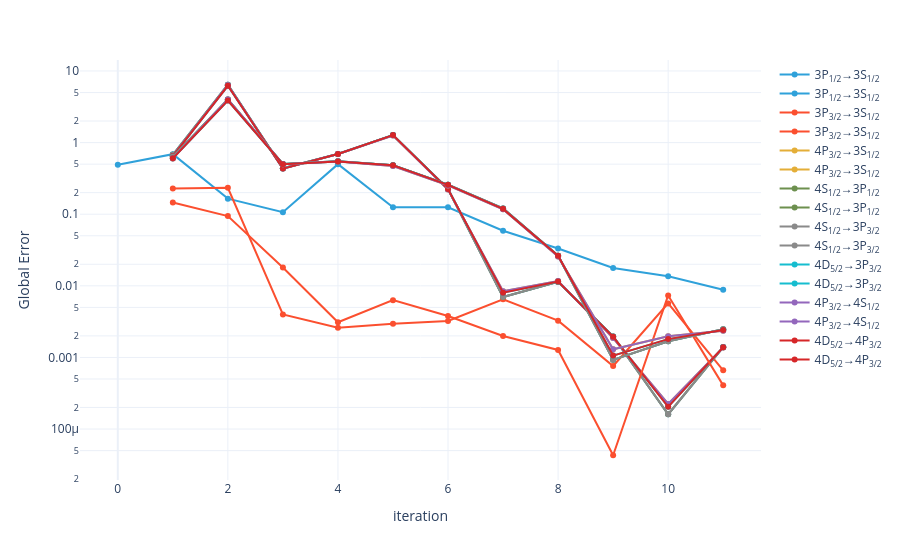

Write notebook code for a chart like this one.
### Markdown cell above
Plotting additional error estimates for each transition along with the global error estimate shows that, after about 8 iterations, the global error is a reasonable bound on the error for each transition:

### Code cell
p2 = plotly_dataarray(abs(inter['coarse_int'].diff('iteration')/inter['coarse_int'].isel(iteration=slice(1, None))).assign_coords(iteration=np.arange(1, inter['coarse_int'].sizes['iteration'])), markers=True, log_y=True)
p3 = plotly_dataarray(abs(inter['fine_int'].diff('iteration')/inter['fine_int'].isel(iteration=slice(1, None))).assign_coords(iteration=np.arange(1, inter['fine_int'].sizes['iteration'])), markers=True, log_y=True)
p1.add_traces(p2.data).add_traces(p3.data)

### Figure 1 — Plotly figure (JSON) as saved in the notebook; plotly's stock layout.template omitted (floating-point values rounded to 4 significant figures)
{"data": [{"hovertemplate": "iteration=%{x}<br>Global Error=%{y}<extra></extra>", "legendgroup": "", "line": {"color": "#2fa1da", "dash": "solid"}, "marker": {"symbol": "circle"}, "mode": "lines+markers", "name": "", "orientation": "v", "showlegend": false, "type": "scatter", "x": [0, 1, 2, 3, 4, 5, 6, 7, 8, 9, 10, 11], "xaxis": "x", "y": [0.4918, 0.6888, 0.1649, 0.1064, 0.4995, 0.1247, 0.1246, 0.05875, 0.03319, 0.0177, 0.01357, 0.008815], "yaxis": "y"}, {"hovertemplate": "Transition=3P<sub>1/2</sub>→3S<sub>1/2</sub><br>iteration=%{x}<br>Flux (photon/atom/s/sr)=%{y}<extra></extra>", "legendgroup": "3P<sub>1/2</sub>→3S<sub>1/2</sub>", "line": {"color": "#2fa1da", "dash": "solid"}, "marker": {"symbol": "circle"}, "mode": "lines+markers", "name": "3P<sub>1/2</sub>→3S<sub>1/2</sub>", "orientation": "v", "showlegend": true, "type": "scatter", "x": [1, 2, 3, 4, 5, 6, 7, 8, 9, 10, 11], "xaxis": "x", "y": [0.6763, 6.419, 0.4374, 0.694, 1.272, 0.2254, 0.006989, 0.01135, 0.001967, 0.0001608, 0.001397], "yaxis": "y"}, {"hovertemplate": "Transition=3P<sub>3/2</sub>→3S<sub>1/2</sub><br>iteration=%{x}<br>Flux (photon/atom/s/sr)=%{y}<extra></extra>", "legendgroup": "3P<sub>3/2</sub>→3S<sub>1/2</sub>", "line": {"color": "#fb4f2f", "dash": "solid"}, "marker": {"symbol": "circle"}, "mode": "lines+markers", "name": "3P<sub>3/2</sub>→3S<sub>1/2</sub>", "orientation": "v", "showlegend": true, "type": "scatter", "x": [1, 2, 3, 4, 5, 6, 7, 8, 9, 10, 11], "xaxis": "x", "y": [0.2291, 0.2339, 0.003981, 0.002599, 0.002948, 0.003237, 0.0065, 0.003264, 0.0007595, 0.005681, 0.0006619], "yaxis": "y"}, {"hovertemplate": "Transition=4P<sub>3/2</sub>→3S<sub>1/2</sub><br>iteration=%{x}<br>Flux (photon/atom/s/sr)=%{y}<extra></extra>", "legendgroup": "4P<sub>3/2</sub>→3S<sub>1/2</sub>", "line": {"color": "#e4ae38", "dash": "solid"}, "marker": {"symbol": "circle"}, "mode": "lines+markers", "name": "4P<sub>3/2</sub>→3S<sub>1/2</sub>", "orientation": "v", "showlegend": true, "type": "scatter", "x": [1, 2, 3, 4, 5, 6, 7, 8, 9, 10, 11], "xaxis": "x", "y": [0.6471, 6.342, 0.4331, 0.6917, 1.251, 0.2209, 0.008376, 0.01168, 0.001865, 0.0002245, 0.001373], "yaxis": "y"}, {"hovertemplate": "Transition=4S<sub>1/2</sub>→3P<sub>1/2</sub><br>iteration=%{x}<br>Flux (photon/atom/s/sr)=%{y}<extra></extra>", "legendgroup": "4S<sub>1/2</sub>→3P<sub>1/2</sub>", "line": {"color": "#6d904f", "dash": "solid"}, "marker": {"symbol": "circle"}, "mode": "lines+markers", "name": "4S<sub>1/2</sub>→3P<sub>1/2</sub>", "orientation": "v", "showlegend": true, "type": "scatter", "x": [1, 2, 3, 4, 5, 6, 7, 8, 9, 10, 11], "xaxis": "x", "y": [0.6764, 6.42, 0.4374, 0.694, 1.272, 0.2254, 0.006988, 0.01134, 0.001968, 0.0001609, 0.001398], "yaxis": "y"}, {"hovertemplate": "Transition=4S<sub>1/2</sub>→3P<sub>3/2</sub><br>iteration=%{x}<br>Flux (photon/atom/s/sr)=%{y}<extra></extra>", "legendgroup": "4S<sub>1/2</sub>→3P<sub>3/2</sub>", "line": {"color": "#8a8a8a", "dash": "solid"}, "marker": {"symbol": "circle"}, "mode": "lines+markers", "name": "4S<sub>1/2</sub>→3P<sub>3/2</sub>", "orientation": "v", "showlegend": true, "type": "scatter", "x": [1, 2, 3, 4, 5, 6, 7, 8, 9, 10, 11], "xaxis": "x", "y": [0.6764, 6.42, 0.4374, 0.694, 1.272, 0.2254, 0.006988, 0.01134, 0.001968, 0.0001609, 0.001398], "yaxis": "y"}, {"hovertemplate": "Transition=4D<sub>5/2</sub>→3P<sub>3/2</sub><br>iteration=%{x}<br>Flux (photon/atom/s/sr)=%{y}<extra></extra>", "legendgroup": "4D<sub>5/2</sub>→3P<sub>3/2</sub>", "line": {"color": "#16bdcf", "dash": "solid"}, "marker": {"symbol": "circle"}, "mode": "lines+markers", "name": "4D<sub>5/2</sub>→3P<sub>3/2</sub>", "orientation": "v", "showlegend": true, "type": "scatter", "x": [1, 2, 3, 4, 5, 6, 7, 8, 9, 10, 11], "xaxis": "x", "y": [0.6488, 6.215, 0.4331, 0.6927, 1.273, 0.2241, 0.008029, 0.01148, 0.001943, 0.0002043, 0.001389], "yaxis": "y"}, {"hovertemplate": "Transition=4P<sub>3/2</sub>→4S<sub>1/2</sub><br>iteration=%{x}<br>Flux (photon/atom/s/sr)=%{y}<extra></extra>", "legendgroup": "4P<sub>3/2</sub>→4S<sub>1/2</sub>", "line": {"color": "#9367bc", "dash": "solid"}, "marker": {"symbol": "circle"}, "mode": "lines+markers", "name": "4P<sub>3/2</sub>→4S<sub>1/2</sub>", "orientation": "v", "showlegend": true, "type": "scatter", "x": [1, 2, 3, 4, 5, 6, 7, 8, 9, 10, 11], "xaxis": "x", "y": [0.6471, 6.342, 0.4331, 0.6917, 1.251, 0.2209, 0.008376, 0.01168, 0.001865, 0.0002245, 0.001373], "yaxis": "y"}, {"hovertemplate": "Transition=4D<sub>5/2</sub>→4P<sub>3/2</sub><br>iteration=%{x}<br>Flux (photon/atom/s/sr)=%{y}<extra></extra>", "legendgroup": "4D<sub>5/2</sub>→4P<sub>3/2</sub>", "line": {"color": "#d62628", "dash": "solid"}, "marker": {"symbol": "circle"}, "mode": "lines+markers", "name": "4D<sub>5/2</sub>→4P<sub>3/2</sub>", "orientation": "v", "showlegend": true, "type": "scatter", "x": [1, 2, 3, 4, 5, 6, 7, 8, 9, 10, 11], "xaxis": "x", "y": [0.6488, 6.215, 0.4331, 0.6927, 1.273, 0.2241, 0.008029, 0.01148, 0.001943, 0.0002043, 0.001389], "yaxis": "y"}, {"hovertemplate": "Transition=3P<sub>1/2</sub>→3S<sub>1/2</sub><br>iteration=%{x}<br>Flux (photon/atom/s/sr)=%{y}<extra></extra>", "legendgroup": "3P<sub>1/2</sub>→3S<sub>1/2</sub>", "line": {"color": "#2fa1da", "dash": "solid"}, "marker": {"symbol": "circle"}, "mode": "lines+markers", "name": "3P<sub>1/2</sub>→3S<sub>1/2</sub>", "orientation": "v", "showlegend": true, "type": "scatter", "x": [1, 2, 3, 4, 5, 6, 7, 8, 9, 10, 11], "xaxis": "x", "y": [0.6327, 4.01, 0.5023, 0.5482, 0.4838, 0.2581, 0.1203, 0.02627, 0.0009255, 0.001686, 0.002476], "yaxis": "y"}, {"hovertemplate": "Transition=3P<sub>3/2</sub>→3S<sub>1/2</sub><br>iteration=%{x}<br>Flux (photon/atom/s/sr)=%{y}<extra></extra>", "legendgroup": "3P<sub>3/2</sub>→3S<sub>1/2</sub>", "line": {"color": "#fb4f2f", "dash": "solid"}, "marker": {"symbol": "circle"}, "mode": "lines+markers", "name": "3P<sub>3/2</sub>→3S<sub>1/2</sub>", "orientation": "v", "showlegend": true, "type": "scatter", "x": [1, 2, 3, 4, 5, 6, 7, 8, 9, 10, 11], "xaxis": "x", "y": [0.1458, 0.09424, 0.01797, 0.0031, 0.006311, 0.003797, 0.001994, 0.001271, 4.307e-05, 0.007344, 0.0004074], "yaxis": "y"}, {"hovertemplate": "Transition=4P<sub>3/2</sub>→3S<sub>1/2</sub><br>iteration=%{x}<br>Flux (photon/atom/s/sr)=%{y}<extra></extra>", "legendgroup": "4P<sub>3/2</sub>→3S<sub>1/2</sub>", "line": {"color": "#e4ae38", "dash": "solid"}, "marker": {"symbol": "circle"}, "mode": "lines+markers", "name": "4P<sub>3/2</sub>→3S<sub>1/2</sub>", "orientation": "v", "showlegend": true, "type": "scatter", "x": [1, 2, 3, 4, 5, 6, 7, 8, 9, 10, 11], "xaxis": "x", "y": [0.6016, 3.982, 0.4996, 0.5446, 0.4706, 0.2524, 0.1169, 0.02565, 0.001297, 0.001969, 0.002351], "yaxis": "y"}, {"hovertemplate": "Transition=4S<sub>1/2</sub>→3P<sub>1/2</sub><br>iteration=%{x}<br>Flux (photon/atom/s/sr)=%{y}<extra></extra>", "legendgroup": "4S<sub>1/2</sub>→3P<sub>1/2</sub>", "line": {"color": "#6d904f", "dash": "solid"}, "marker": {"symbol": "circle"}, "mode": "lines+markers", "name": "4S<sub>1/2</sub>→3P<sub>1/2</sub>", "orientation": "v", "showlegend": true, "type": "scatter", "x": [1, 2, 3, 4, 5, 6, 7, 8, 9, 10, 11], "xaxis": "x", "y": [0.6327, 4.009, 0.5023, 0.5481, 0.4835, 0.2582, 0.1203, 0.02629, 0.0009258, 0.001686, 0.002476], "yaxis": "y"}, {"hovertemplate": "Transition=4S<sub>1/2</sub>→3P<sub>3/2</sub><br>iteration=%{x}<br>Flux (photon/atom/s/sr)=%{y}<extra></extra>", "legendgroup": "4S<sub>1/2</sub>→3P<sub>3/2</sub>", "line": {"color": "#8a8a8a", "dash": "solid"}, "marker": {"symbol": "circle"}, "mode": "lines+markers", "name": "4S<sub>1/2</sub>→3P<sub>3/2</sub>", "orientation": "v", "showlegend": true, "type": "scatter", "x": [1, 2, 3, 4, 5, 6, 7, 8, 9, 10, 11], "xaxis": "x", "y": [0.6327, 4.009, 0.5023, 0.5481, 0.4835, 0.2582, 0.1203, 0.02629, 0.0009258, 0.001686, 0.002476], "yaxis": "y"}, {"hovertemplate": "Transition=4D<sub>5/2</sub>→3P<sub>3/2</sub><br>iteration=%{x}<br>Flux (photon/atom/s/sr)=%{y}<extra></extra>", "legendgroup": "4D<sub>5/2</sub>→3P<sub>3/2</sub>", "line": {"color": "#16bdcf", "dash": "solid"}, "marker": {"symbol": "circle"}, "mode": "lines+markers", "name": "4D<sub>5/2</sub>→3P<sub>3/2</sub>", "orientation": "v", "showlegend": true, "type": "scatter", "x": [1, 2, 3, 4, 5, 6, 7, 8, 9, 10, 11], "xaxis": "x", "y": [0.6027, 3.858, 0.498, 0.5443, 0.4821, 0.2569, 0.1187, 0.02632, 0.001061, 0.001802, 0.002422], "yaxis": "y"}, {"hovertemplate": "Transition=4P<sub>3/2</sub>→4S<sub>1/2</sub><br>iteration=%{x}<br>Flux (photon/atom/s/sr)=%{y}<extra></extra>", "legendgroup": "4P<sub>3/2</sub>→4S<sub>1/2</sub>", "line": {"color": "#9367bc", "dash": "solid"}, "marker": {"symbol": "circle"}, "mode": "lines+markers", "name": "4P<sub>3/2</sub>→4S<sub>1/2</sub>", "orientation": "v", "showlegend": true, "type": "scatter", "x": [1, 2, 3, 4, 5, 6, 7, 8, 9, 10, 11], "xaxis": "x", "y": [0.6016, 3.982, 0.4996, 0.5446, 0.4706, 0.2524, 0.1169, 0.02565, 0.001297, 0.001969, 0.002351], "yaxis": "y"}, {"hovertemplate": "Transition=4D<sub>5/2</sub>→4P<sub>3/2</sub><br>iteration=%{x}<br>Flux (photon/atom/s/sr)=%{y}<extra></extra>", "legendgroup": "4D<sub>5/2</sub>→4P<sub>3/2</sub>", "line": {"color": "#d62628", "dash": "solid"}, "marker": {"symbol": "circle"}, "mode": "lines+markers", "name": "4D<sub>5/2</sub>→4P<sub>3/2</sub>", "orientation": "v", "showlegend": true, "type": "scatter", "x": [1, 2, 3, 4, 5, 6, 7, 8, 9, 10, 11], "xaxis": "x", "y": [0.6027, 3.858, 0.498, 0.5443, 0.4821, 0.2569, 0.1187, 0.02632, 0.001061, 0.001802, 0.002422], "yaxis": "y"}], "layout": {"legend": {"title": {}, "tracegroupgap": 0}, "margin": {"t": 60}, "xaxis": {"anchor": "y", "domain": [0, 1], "title": {"text": "iteration"}}, "yaxis": {"anchor": "x", "domain": [0, 1], "title": {"text": "Global Error"}, "type": "log"}}}
